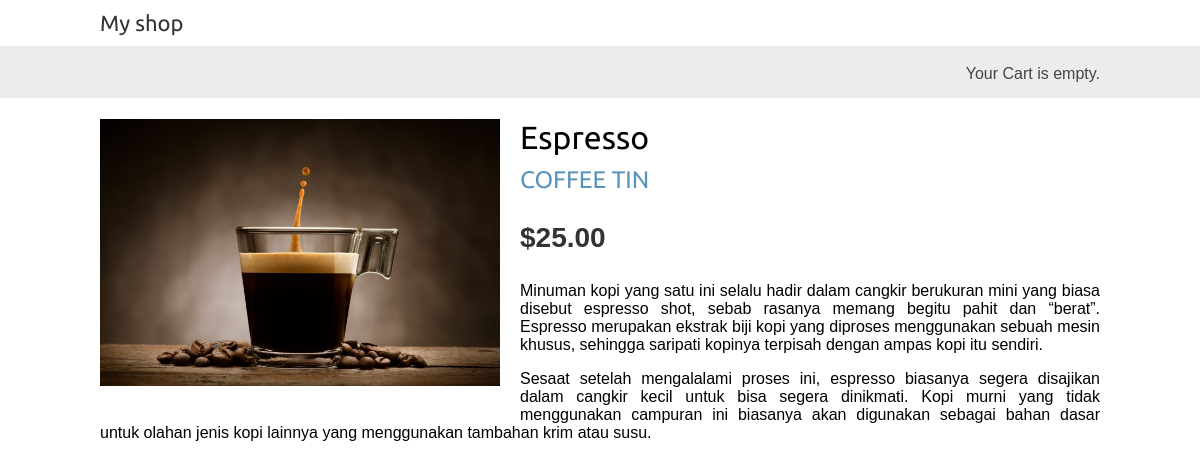
Page /3/espresso/ on the committed database.
### shop/models.py (models this page shows, shortened)
class Product(models.Model):
    category = models.ForeignKey(Category,
                                 related_name='products',
                                 on_delete=models.CASCADE)
    name = models.CharField(max_length=200, db_index=True)
    slug = models.SlugField(max_length=200, db_index=True)
    image = models.ImageField(upload_to='products/%Y/%m/%d',
                              blank=True)
    description = models.TextField(blank=True)
    price = models.DecimalField(max_digits=10, decimal_places=2)
    available = models.BooleanField(default=True)
    created = models.DateTimeField(auto_now_add=True)
    updated = models.DateTimeField(auto_now=True)
    class Meta:
        ordering = ('name',)
        index_together = (('id', 'slug'),)

class Category(models.Model):
    name = models.CharField(max_length=200,
                            db_index=True)
    slug = models.SlugField(max_length=200,
                            unique=True)
    class Meta:
        ordering = ('name',)
        verbose_name = 'category'
        verbose_name_plural = 'categories'
    def __str__(self):
        return self.name
    def get_absolute_url(self):
        return reverse('shop:product_list_by_category',
                       args=[self.slug])

### shop/views.py (the view)
# urls.py: path('<int:id>/<slug:slug>/', views.product_detail,
def product_detail(request, id, slug):
    product = get_object_or_404(Product,
                                id=id,
                                slug=slug,
                                available=True)
    return render(request,
                  'shop/product/detail.html',
                  {'product': product})

### shop/templates/shop/product/detail.html (shortened to what this page needs)
{% extends "shop/base.html" %}
{% load static %}
{% block content %}
    <div class="product-detail">
        <img src="{% if product.image %}{{ product.image.url }}{% else %}
        {% static " img/no_image.png" %}{% endif %}">
        <h1>{{ product.name }}</h1>
        <h2>
            <a href="{{ product.category.get_absolute_url }}">
                {{ product.category }}
            </a>
        </h2>
        <p class="price">${{ product.price }}</p>
        {{ product.description|linebreaks }}
    </div>
{% endblock %}

### shop/static/css/base.css (style rules this page uses)
body { margin:0; padding:0; font-family:helvetica, sans-serif; }
h1, h2, h3, h4, h5 , h6 { font-family: 'Ubuntu', sans-serif; font-weight:normal; }
a { text-decoration:none; color:#5993bb; }
.product-detail { text-align:justify; }
.product-detail .price { color:#333; font-size:28px; font-weight:bold; }
.product-detail img { width:40%; float:left; padding:0 20px 20px 0; }
.product-detail h1 { margin-bottom:0; }
.product-detail h2 { margin-top:10px; }

### rows in the picture
Product: image (picture), name "Espresso", category "COFFEE TIN", price "25.00", description "Minuman kopi yang satu ini selalu hadir dalam cangkir berukuran mini yang biasa disebut espresso shot, sebab rasanya memang begitu pahit dan “berat”. Espresso merupakan ekstrak biji kopi yang diproses menggunakan sebuah mesin khusus, sehingga saripati kopinya terpisah dengan ampas kopi itu sendiri. Sesaat setelah mengalalami proses ini, espresso biasanya segera disajikan dalam cangkir kecil untuk bisa segera dinikmati. Kopi murni yang tidak menggunakan campuran ini biasanya akan digunakan sebagai bahan dasar untuk olahan jenis kopi lainnya yang menggunakan tambahan krim atau susu."
